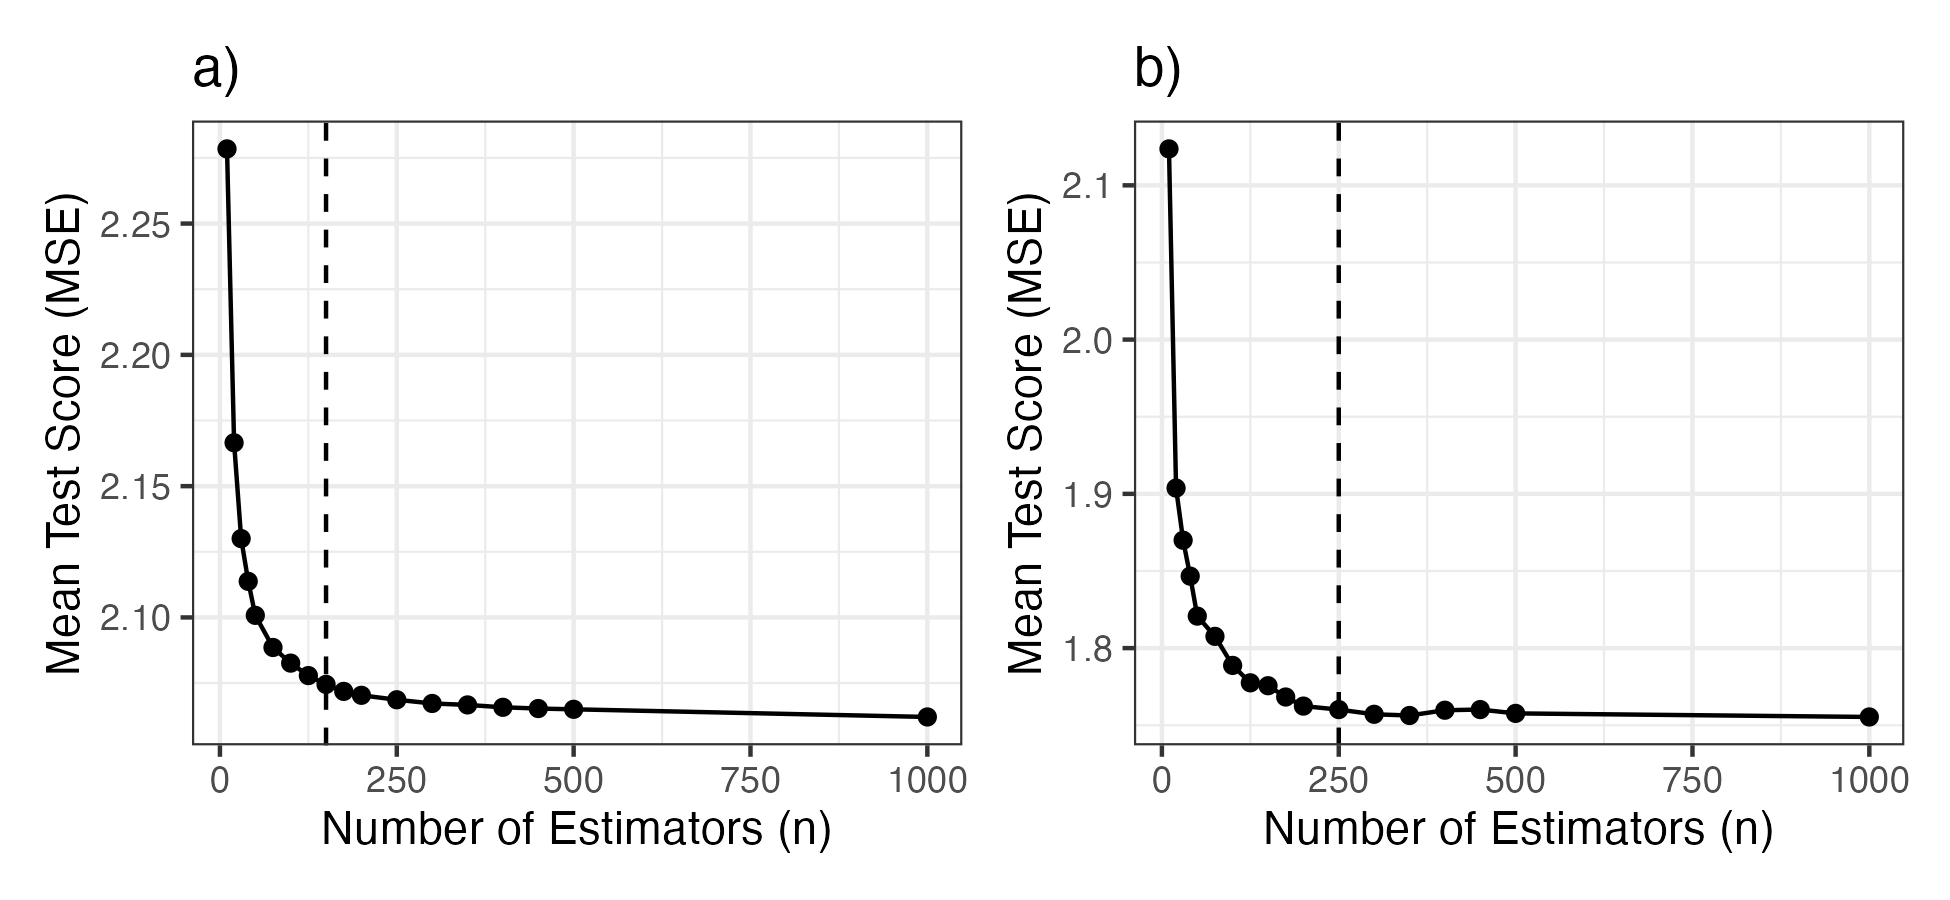

Source code (R):
library(ggplot2)
library(dplyr)
library(patchwork)
library(readr)

rfr1_cv = read_csv("Results/2.WaterTempEst/2.RandomForestRegression/RFR1_cv_results.csv")
rfr2_cv = read_csv("Results/2.WaterTempEst/2.RandomForestRegression/RFR2_1_cv_results.csv")

p1 = ggplot(data=rfr1_cv, aes(x=param_n_estimators,y=mean_test_score)) +
  geom_line() +
  geom_point() +
  geom_vline(xintercept = 150, linetype="dashed") +
  labs(x="Number of Estimators (n)", y="Mean Test Score (MSE)", title="a)") +
  theme_bw()
  # theme(plot.title = element_text(hjust = 0.5))

p1

p2 = ggplot(data=rfr2_cv, aes(x=param_n_estimators,y=mean_test_score)) +
  geom_line() +
  geom_point() +
  geom_vline(xintercept = 250, linetype="dashed") +
  labs(x="Number of Estimators (n)", y="Mean Test Score (MSE)", title="b)") +
  theme_bw()
  # theme(plot.title = element_text(hjust = 0.5))

p2

plot = p1 + p2

ggsave("Results/0.Figures/rfr_elbow.png", plot,
       width = 6.5,
       height = 3,
       units = "in",
       dpi = 300)
